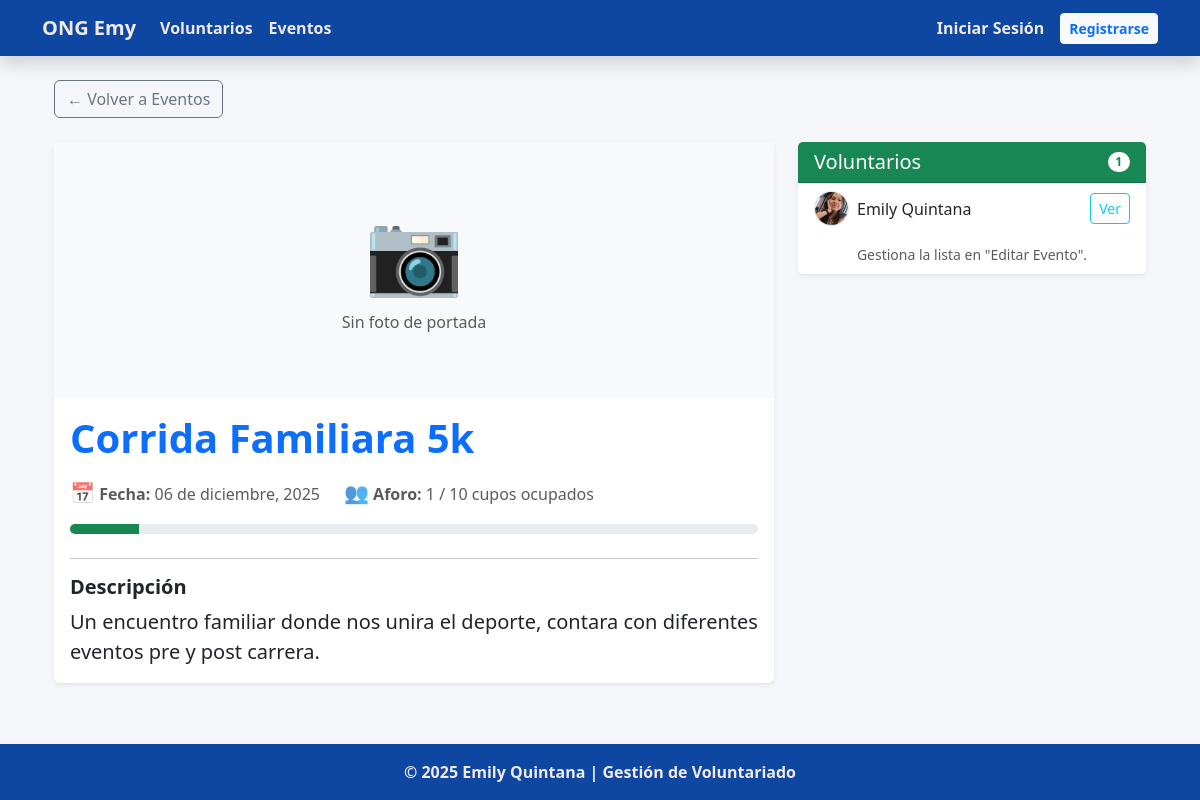
Page /eventos/1/ on the earlier database version.
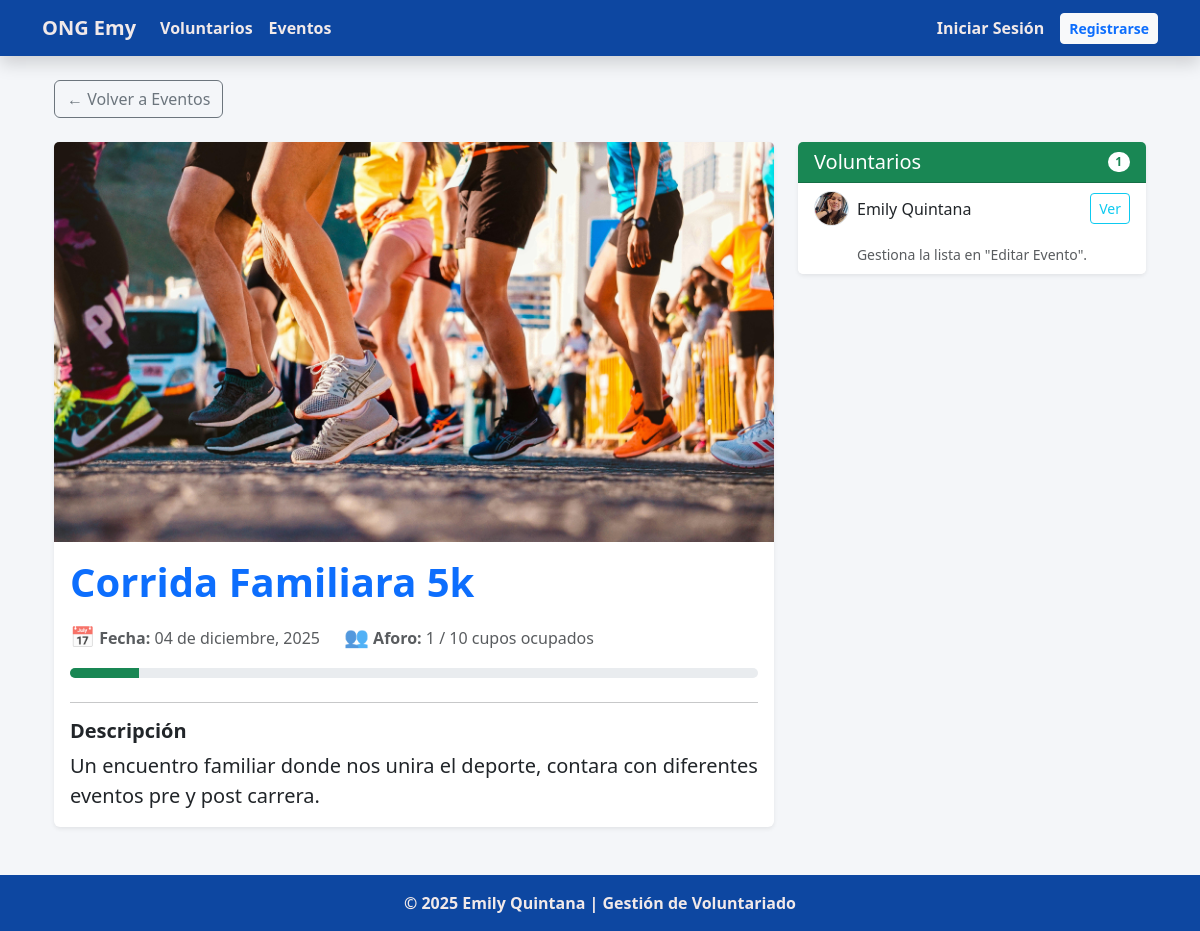
Same page on the later database version.
### voluntariado/models.py (models this page shows, shortened)
class Evento(models.Model):
    titulo = models.CharField(max_length=255, verbose_name="Título del Evento")
    descripcion = models.TextField(verbose_name="Descripción")
    fecha = models.DateField(verbose_name="Fecha del Evento")
    aforo = models.PositiveIntegerField(default=10, verbose_name="Aforo Máximo")
    voluntarios = models.ManyToManyField(Voluntario, related_name="eventos", blank=True)
    class Meta:
        ordering = ['fecha']  # Ordenar por fecha, del más próximo al más lejano
        verbose_name = "Evento"
        verbose_name_plural = "Eventos"

class Voluntario(models.Model):
    nombre = models.CharField(max_length=255)
    email = models.EmailField(unique=True, verbose_name="Correo Electrónico")
    telefono = models.CharField(max_length=15, blank=True, null=True, verbose_name="Teléfono")
    foto = models.ImageField(upload_to='perfiles_voluntarios/', blank=True, null=True, verbose_name="Foto de Perfil")
    fecha_registro = models.DateTimeField(auto_now_add=True)
    class Meta:
        ordering = ['-id']
        verbose_name = "Voluntario"
        verbose_name_plural = "Voluntarios"

class FotoEvento(models.Model):
    evento = models.ForeignKey(Evento, on_delete=models.CASCADE, related_name='fotos')
    imagen = models.ImageField(upload_to='eventos_galeria/')

### voluntariado/views.py (the view)
# urls.py: path('eventos/<int:pk>/', views.detalle_evento, name='detalle_evento'),
def detalle_evento(request, pk):
    evento = get_object_or_404(Evento, pk=pk)
    return render(request, 'detalle_evento.html', {'evento': evento})

### voluntariado/templates/detalle_evento.html (shortened to what this page needs)
{% extends 'base.html' %}
{% block content %}
<div class="container">
    <div class="d-flex justify-content-between align-items-center mb-4">
        <a href="{% url 'lista_eventos' %}" class="btn btn-outline-secondary">← Volver a Eventos</a>
    </div>
    <div class="row">
        <div class="col-md-8">
            <div class="card shadow-sm mb-4">
                {% if evento.fotos.first %}
                    <img src="{{ evento.fotos.first.imagen.url }}" class="card-img-top" alt="{{ evento.titulo }}" style="height: 400px; object-fit: cover;">
                {% else %}
                    <div class="bg-light text-center py-5">
                        <span style="font-size: 80px;">📷</span>
                        <p class="text-muted">Sin foto de portada</p>
                    </div>
                {% endif %}
                <div class="card-body">
                    <h1 class="card-title text-primary fw-bold mb-3">{{ evento.titulo }}</h1>
                    <div class="d-flex gap-4 mb-3 text-muted align-items-center flex-wrap">
                        <div>
                            <span class="fs-5">📅</span>
                            <strong>Fecha:</strong> {{ evento.fecha|date:"d \d\e F, Y" }}
                        </div>
                        <div>
                            <span class="fs-5">👥</span>
                            <strong>Aforo:</strong> {{ evento.voluntarios.count }} / {{ evento.aforo }} cupos ocupados
                        </div>
                    </div>
                    <div class="progress mb-4" style="height: 10px;">
                        <div class="progress-bar {% if evento.voluntarios.count >= evento.aforo %}bg-danger{% else %}bg-success{% endif %}"
                             role="progressbar"
                             style="width: {% widthratio evento.voluntarios.count evento.aforo 100 %}%;"
                             aria-valuenow="{{ evento.voluntarios.count }}"
                             aria-valuemin="0"
                             aria-valuemax="{{ evento.aforo }}">
                        </div>
                    </div>
                    <hr>
                    <h5 class="fw-bold">Descripción</h5>
                    <p class="card-text lead" style="white-space: pre-line;">{{ evento.descripcion }}</p>
                </div>
            </div>
        </div>
        <div class="col-md-4">
            <div class="card shadow-sm">
                <div class="card-header bg-success text-white d-flex justify-content-between align-items-center">
                    <h5 class="mb-0">Voluntarios</h5>
                    <span class="badge bg-white text-success rounded-pill">{{ evento.voluntarios.count }}</span>
                </div>
                <ul class="list-group list-group-flush" style="max-height: 400px; overflow-y: auto;">
                    {% for voluntario in evento.voluntarios.all %}
                    <li class="list-group-item d-flex justify-content-between align-items-center">
                        <div class="d-flex align-items-center text-truncate">
                            {% if voluntario.foto %}
                                <img src="{{ voluntario.foto.url }}" class="rounded-circle me-2 border" width="35" height="35" style="object-fit: cover;">
                            {% else %}
                                <span class="me-2 fs-4 text-secondary">👤</span>
                            {% endif %}
                            <span class="text-truncate" style="max-width: 150px;">{{ voluntario.nombre }}</span>
                        </div>
                        <a href="{% url 'detalle_voluntario' pk=voluntario.pk %}" class="btn btn-sm btn-outline-info" title="Ver perfil">Ver</a>
                    </li>
                    {% empty %}
                    <li class="list-group-item text-muted text-center py-4">
                        <p class="mb-0">No hay voluntarios inscritos.</p>
                    </li>
                    {% endfor %}
                </ul>
                <div class="card-footer bg-white text-center">
                    <small class="text-muted">Gestiona la lista en "Editar Evento".</small>
                </div>
            </div>
        </div>
    </div>
</div>
{% endblock %}

### voluntariado/templates/base.html (shortened to what this page needs)
{% load static %}
<!DOCTYPE html>
<html lang="es">
<head>
    <link href="https://cdn.jsdelivr.net/npm/bootstrap@5.3.2/dist/css/bootstrap.min.css" rel="stylesheet">
    <link href="{% static 'css/style.css' %}" rel="stylesheet">
</head>
<body class="d-flex flex-column min-vh-100">
    {% include 'navbar.html' %}
    <main class="container my-4">
        {% block content %}
        {% endblock %}
    </main>
    {% include 'footer.html' %}
</body>
</html>

### voluntariado/templates/navbar.html (shortened to what this page needs)
<nav class="navbar navbar-expand-lg bg-azul-custom shadow">
    <div class="container">
        <a class="navbar-brand fw-bold" href="{% url 'index' %}">ONG Emy</a>
        <div class="collapse navbar-collapse" id="navbarNav">
            <ul class="navbar-nav me-auto">
                <li class="nav-item">
                    <a class="nav-link" href="{% url 'lista_voluntarios' %}">Voluntarios</a>
                </li>
                <li class="nav-item">
                    <a class="nav-link" href="{% url 'lista_eventos' %}">Eventos</a>
                </li>
            </ul>
            <ul class="navbar-nav ms-auto align-items-center">
                {% if user.is_authenticated %}
                    <li class="nav-item me-3">
                        <span class="text-white">Hola, <strong>{{ user.username|title }}</strong></span>
                    </li>
                    <li class="nav-item">
                        <form action="{% url 'logout' %}" method="post" class="d-inline">
                            {% csrf_token %}
                            <button type="submit" class="btn btn-sm btn-light text-primary fw-bold">
                                Cerrar Sesión
                            </button>
                        </form>
                    </li>
                {% else %}
                    <li class="nav-item me-2">
                        <a class="nav-link" href="{% url 'login' %}">Iniciar Sesión</a>
                    </li>
                    <li class="nav-item">
                        <a class="btn btn-sm btn-light text-primary fw-bold" href="{% url 'registro' %}">Registrarse</a>
                    </li>
                {% endif %}
            </ul>
        </div>
    </div>
</nav>

### voluntariado/templates/footer.html
<footer class="bg-azul-custom text-center text-lg-start mt-auto">
    <div class="text-center p-3">
        © 2025 Emily Quintana | Gestión de Voluntariado
    </div>
</footer>

### static/css/style.css (style rules this page uses)
:root { --color-azul-pro: #0d47a1; --color-gris-fondo: #f4f6f9; --color-magenta: #d63384; --color-magenta-dark: #a82365; }
body { background-color: var(--color-gris-fondo); font-family: 'Segoe UI', Tahoma, Geneva, Verdana, sans-serif; }
.bg-azul-custom { background-color: var(--color-azul-pro) !important; color: white !important; }
.bg-azul-custom .navbar-brand, .bg-azul-custom .nav-link, .bg-azul-custom div, .bg-azul-custom p { color: rgb(241, 233, 233) !important; font-weight: 800; }
a { color: var(--color-magenta); text-decoration: none; }
.card { border: none; box-shadow: 0 4px 6px rgba(0,0,0,0.1); }

Differences in the rows shown:
changed Evento "Corrida Familiara 5k": fecha "06 de diciembre, 2025" → "04 de diciembre, 2025"
Other differences:
text no longer shown: "📷 Sin foto de portada"
